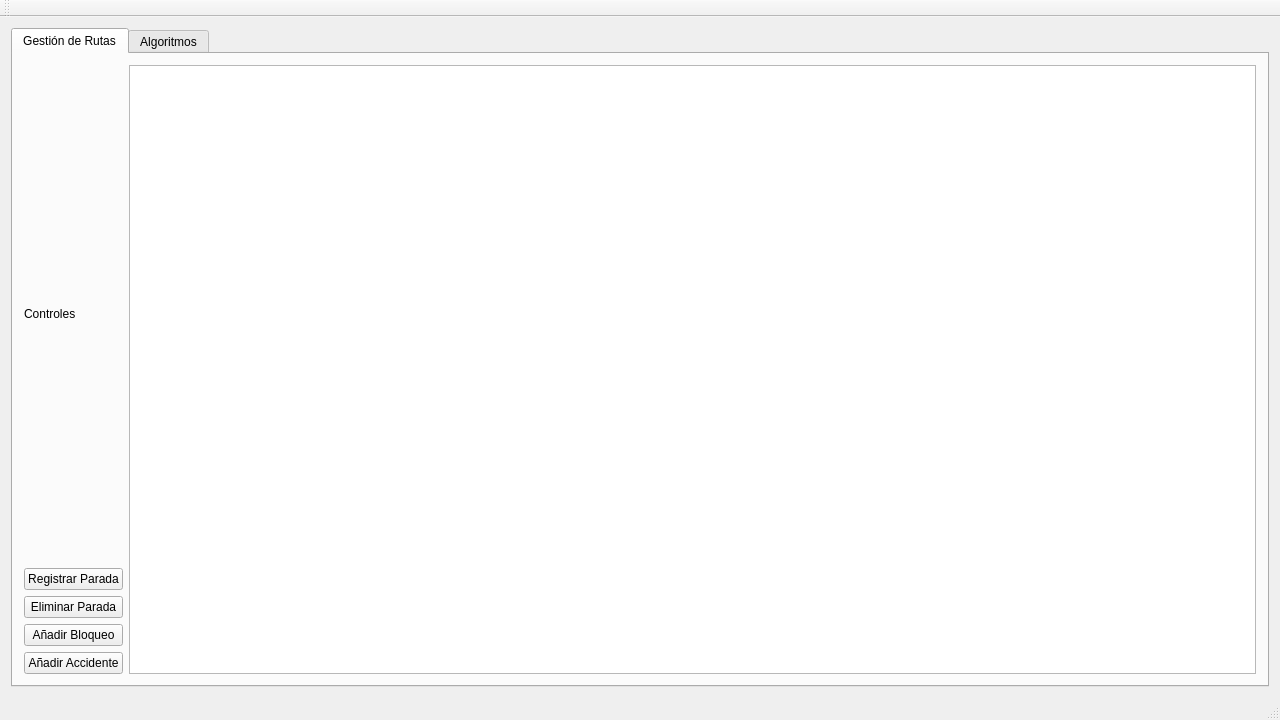
<?xml version="1.0" encoding="UTF-8"?>
<ui version="4.0">
 <class>MainWindowClass</class>
 <widget class="QMainWindow" name="MainWindowClass">
  <property name="geometry">
   <rect>
    <x>0</x>
    <y>0</y>
    <width>1280</width>
    <height>720</height>
   </rect>
  </property>
  <property name="windowTitle">
   <string>MainWindow</string>
  </property>
  <widget class="QWidget" name="centralWidget">
   <layout class="QVBoxLayout" name="verticalLayout">
    <item>
     <widget class="QTabWidget" name="mainTabs">
      <property name="currentIndex">
       <number>0</number>
      </property>
      <widget class="QWidget" name="tabManagement">
       <attribute name="title">
        <string>Gestión de Rutas</string>
       </attribute>
       <layout class="QHBoxLayout" name="horizontalLayout">
        <item>
         <layout class="QVBoxLayout" name="verticalLayout_2">
          <item>
           <widget class="QLabel" name="label">
            <property name="text">
             <string>Controles</string>
            </property>
           </widget>
          </item>
          <item>
           <widget class="QPushButton" name="pushButton_2">
            <property name="text">
             <string>Registrar Parada</string>
            </property>
           </widget>
          </item>
          <item>
           <widget class="QPushButton" name="pushButton_3">
            <property name="text">
             <string>Eliminar Parada</string>
            </property>
           </widget>
          </item>
          <item>
           <widget class="QPushButton" name="pushButton_4">
            <property name="text">
             <string>Añadir Bloqueo</string>
            </property>
           </widget>
          </item>
          <item>
           <widget class="QPushButton" name="pushButton">
            <property name="text">
             <string>Añadir Accidente</string>
            </property>
           </widget>
          </item>
         </layout>
        </item>
        <item>
         <layout class="QVBoxLayout" name="verticalLayout_6">
          <item>
           <widget class="QGraphicsView" name="graphicsView"/>
          </item>
         </layout>
        </item>
       </layout>
      </widget>
      <widget class="QWidget" name="tabAlgorithms">
       <attribute name="title">
        <string>Algoritmos</string>
       </attribute>
       <layout class="QHBoxLayout" name="horizontalLayout_2">
        <item>
         <layout class="QVBoxLayout" name="verticalLayout_3">
          <item>
           <widget class="QLabel" name="label_2">
            <property name="text">
             <string>Seleccionar Algoritmo</string>
            </property>
           </widget>
          </item>
          <item>
           <widget class="QComboBox" name="comboBox"/>
          </item>
          <item>
           <widget class="QPushButton" name="pushButton_5">
            <property name="text">
             <string>Ejecutar Algoritmo</string>
            </property>
           </widget>
          </item>
          <item>
           <widget class="Line" name="line">
            <property name="orientation">
             <enum>Qt::Orientation::Horizontal</enum>
            </property>
           </widget>
          </item>
          <item>
           <widget class="QGroupBox" name="groupBox">
            <property name="title">
             <string>Resultados</string>
            </property>
            <layout class="QVBoxLayout" name="verticalLayout_9">
             <item>
              <layout class="QVBoxLayout" name="verticalLayout_8">
               <item>
                <widget class="QPushButton" name="pushButton_6">
                 <property name="text">
                  <string>Exportar Resultados</string>
                 </property>
                </widget>
               </item>
               <item>
                <widget class="QPushButton" name="pushButton_7">
                 <property name="text">
                  <string>Guardar Resultados</string>
                 </property>
                </widget>
               </item>
              </layout>
             </item>
            </layout>
           </widget>
          </item>
         </layout>
        </item>
        <item>
         <layout class="QVBoxLayout" name="verticalLayout_7">
          <item>
           <widget class="QGraphicsView" name="graphicsView_2"/>
          </item>
          <item>
           <widget class="QGroupBox" name="groupBox_2">
            <property name="title">
             <string>Resultados De Los Algoritmos</string>
            </property>
            <layout class="QVBoxLayout" name="verticalLayout_10">
             <item>
              <widget class="QTextEdit" name="textEdit"/>
             </item>
            </layout>
           </widget>
          </item>
         </layout>
        </item>
       </layout>
      </widget>
     </widget>
    </item>
   </layout>
  </widget>
  <widget class="QMenuBar" name="menuBar">
   <property name="geometry">
    <rect>
     <x>0</x>
     <y>0</y>
     <width>1280</width>
     <height>25</height>
    </rect>
   </property>
  </widget>
  <widget class="QStatusBar" name="statusBar"/>
  <widget class="QToolBar" name="mainToolBar">
   <property name="windowTitle">
    <string>toolBar</string>
   </property>
   <attribute name="toolBarArea">
    <enum>TopToolBarArea</enum>
   </attribute>
   <attribute name="toolBarBreak">
    <bool>false</bool>
   </attribute>
  </widget>
  <action name="actionLoadRoutes">
   <property name="icon">
    <iconset theme="QIcon::ThemeIcon::FolderOpen"/>
   </property>
   <property name="text">
    <string>Cargar Rutas</string>
   </property>
   <property name="toolTip">
    <string>Cargar rutas desde un archivo .txt</string>
   </property>
   <property name="menuRole">
    <enum>QAction::MenuRole::NoRole</enum>
   </property>
  </action>
  <action name="actionSaveRoutes">
   <property name="icon">
    <iconset theme="QIcon::ThemeIcon::DocumentSave"/>
   </property>
   <property name="text">
    <string>Guardar Rutas</string>
   </property>
   <property name="toolTip">
    <string>Guardar rutas en un .txt</string>
   </property>
   <property name="shortcut">
    <string>Ctrl+S</string>
   </property>
   <property name="menuRole">
    <enum>QAction::MenuRole::NoRole</enum>
   </property>
  </action>
 </widget>
 <layoutdefault spacing="6" margin="11"/>
 <resources>
  <include location="MainWindow.qrc"/>
 </resources>
 <connections/>
</ui>
